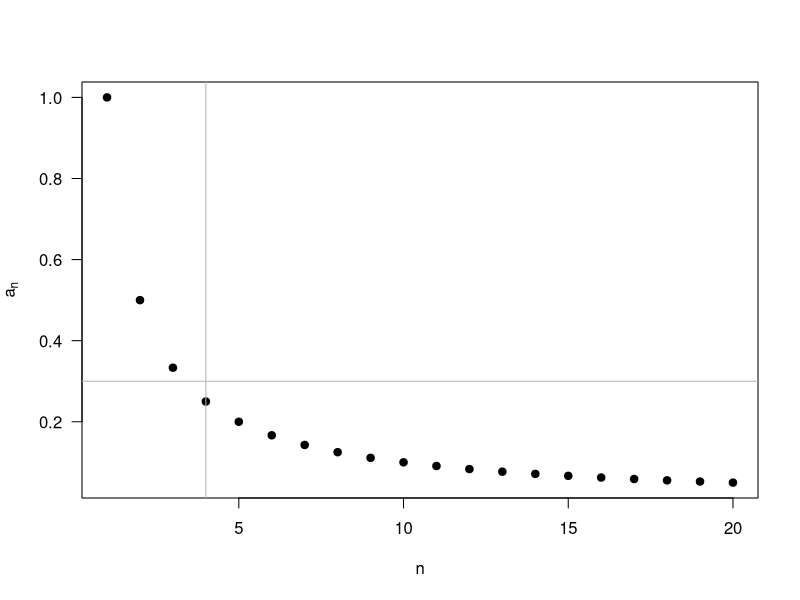
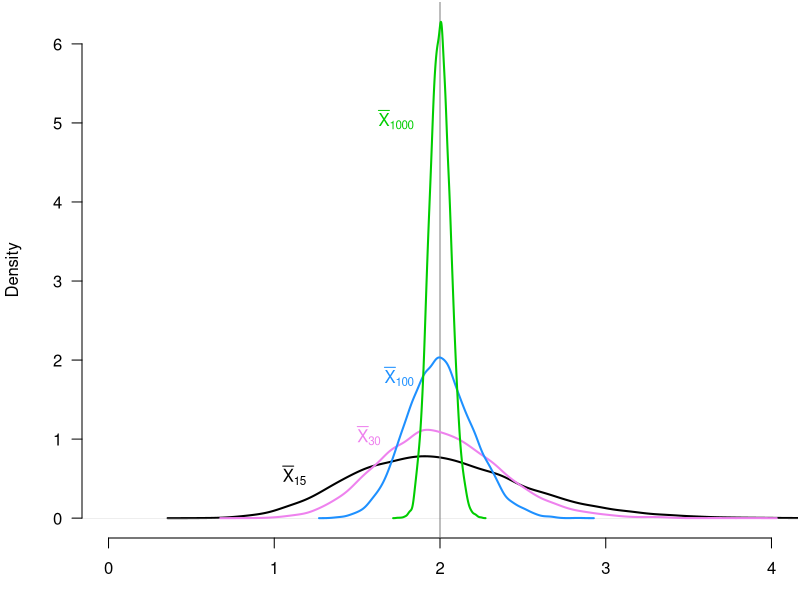
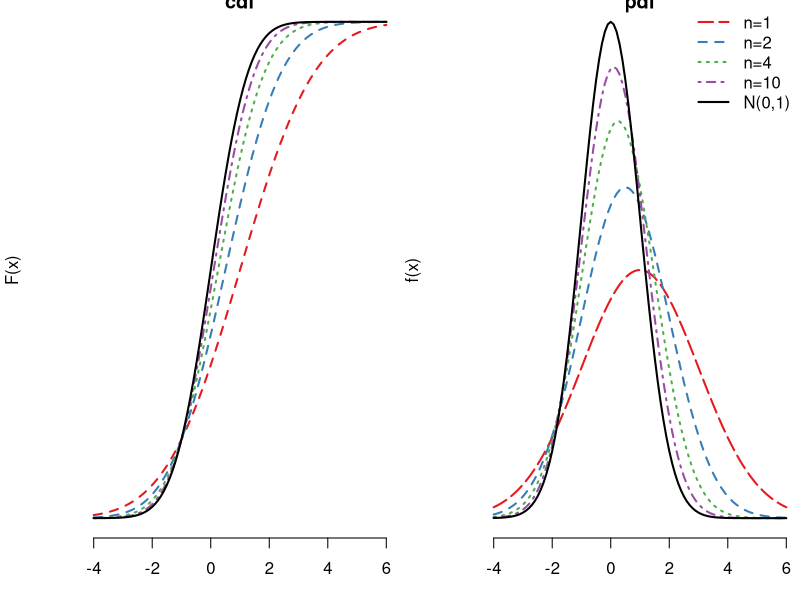
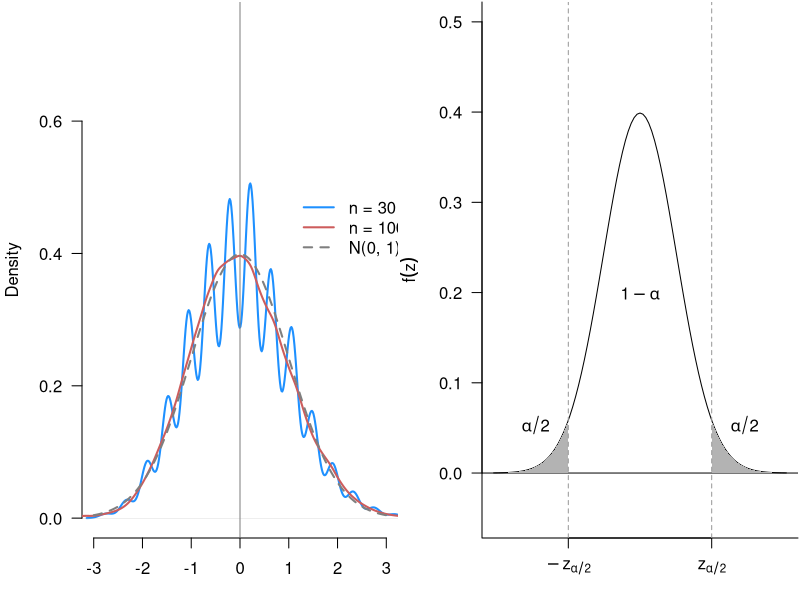
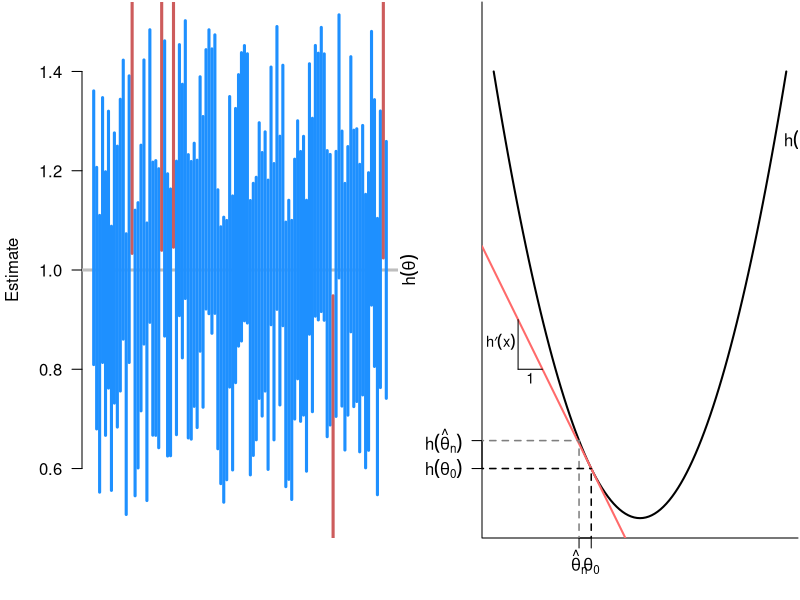

Recreate these plots in R, in order.
## ---- chunk 1
#| label: "sequence"
#| echo: false
plot(x = 1:20, y = 1 / (1:20), las = 1,
     pch = 19, xlab = "n", ylab = expression(a[n]))
abline(h = 0.3, col = "grey70")
abline(v = 4, col = "grey70")
## ---- chunk 2
#| label: "fig-lln-sim"
#| echo: false
#| fig-cap: "Sampling distribution of the sample mean as a function of
#| sample size."
nsims <- 10000
holder <- matrix(NA, nrow = nsims, ncol = 6)
for (i in 1:nsims) {
  s5 <- rexp(n = 5, rate = 0.5)
  s15 <- rexp(n = 15, rate = 0.5)
  s30 <- rexp(n = 30, rate = 0.5)
  s100 <- rexp(n = 100, rate = 0.5)
  s1000 <- rexp(n = 1000, rate = 0.5)
  s10000 <- rexp(n = 10000, rate = 0.5)

  holder[i, 1] <- mean(s5)
  holder[i, 2] <- mean(s15)
  holder[i, 3] <- mean(s30)
  holder[i, 4] <- mean(s100)
  holder[i, 5] <- mean(s1000)
  holder[i, 6] <- mean(s10000)
}
par(las = 1, mar = c(3.1, 4.1, 0.1, 0.1))
plot(
  density(holder[, 2]),
  xlim = c(0, 4),
  bty = "n",
  main = "",
  lwd = 2,
  xlab = "",
  ylim = range(density(holder[, 5])$y)
)
abline(v = 2, col = "grey50")
lines(density(holder[, 3]), col = "violet", lwd = 2)
lines(density(holder[, 4]), col = "dodgerblue", lwd = 2)
lines(density(holder[, 5]), col = "green3", lwd = 2)
text(x = 1.25, y = 0.5, expression(bar(X)[15]), col = "black", pos = 2)
text(x = 1.7, y = 1, expression(bar(X)[30]), col = "violet", pos = 2)
text(x = 1.9, y = 1.75, expression(bar(X)[100]), col = "dodgerblue", pos = 2)
text(x = 1.9, y = 5, expression(bar(X)[1000]), col = "green3", pos = 2)
## ---- chunk 3
#| label: "indist"
#| echo: false
par(mfrow = c(1, 2))
library(RColorBrewer)
cols <- brewer.pal(5, "Set1")
curve(
  pnorm(x, 1, 2),
  ylim = c(0, 1),
  from = -4,
  to = 6,
  bty = "n",
  yaxt = "n",
  ylab = "F(x)",
  main = "cdf",
  col = cols[1],
  lwd = 2,
  lty = 2
)
curve(
  pnorm(x, 0.5, 1.5),
  from = -4, to = 6, add = TRUE, lty = 2, col = cols[2], lwd = 2
)
curve(
  pnorm(x, 0.25, 1.25),
  from = -4, to = 6, add = TRUE, lty = 3, col = cols[3], lwd = 2
)
curve(
  pnorm(x, 0.1, 1.1),
  from = -4, 6, add = TRUE, lty = 4, col = cols[4], lwd = 2
)
curve(
  pnorm(x, 0, 1), from = -4, 6, add = TRUE, lty = 1, col = "black", lwd = 2
)

curve(
  dnorm(x, 1, 2),
  from = -4, to = 6, bty = "n", yaxt = "n", ylab = "f(x)", main = "pdf",
  lwd = 2, col = cols[1], lty = 5, ylim = c(0, dnorm(0))
)
curve(
  dnorm(x, 0.5, 1.5),
  from = -4, to = 6, add = TRUE, lty = 2, lwd = 2, col = cols[2]
)
curve(
  dnorm(x, 0.25, 1.25),
  from = -4, to = 6, add = TRUE, lty = 3, lwd = 2, col = cols[3]
)
curve(
  dnorm(x, 0.1, 1.1),
  from = -4, to = 6, add = TRUE, lty = 4, lwd = 2, col = cols[4]
)
curve(
  dnorm(x, 0, 1), from = -4, to = 6, add = TRUE, lwd = 2, col = "black"
)
legend(
  x = "topright",
  legend = c("n=1", "n=2", "n=4", "n=10", "N(0,1)"),
  col = c(cols[1:4], "black"),
  lty = c(5, 2, 3, 4, 1),
  lwd = 2,
  bty = "n"
)
## ---- chunk 4
#| label: fig-clt
#| echo: false
#| fig-cap: "Sampling distributions of the normalized sample mean at
#| n=30 and n=100."
set.seed(02138)
nsims <- 10000
holder2 <- matrix(NA, nrow = nsims, ncol = 6)
for (i in 1:nsims) {
  s5 <- rbinom(n = 5, size = 1, prob = 0.25)
  s15 <- rbinom(n = 15, size = 1, prob = 0.25)
  s30 <- rbinom(n = 30, size = 1, prob = 0.25)
  s100 <- rbinom(n = 100, size = 1, prob = 0.25)
  s1000 <- rbinom(n = 1000, size = 1, prob = 0.25)
  s10000 <- rbinom(n = 10000, size = 1, prob = 0.25)

  holder2[i, 1] <- mean(s5)
  holder2[i, 2] <- mean(s15)
  holder2[i, 3] <- mean(s30)
  holder2[i, 4] <- mean(s100)
  holder2[i, 5] <- mean(s1000)
  holder2[i, 6] <- mean(s10000)
}

par(las = 1, mar = c(3.1, 4.1, 0.1, 0.1))
plot(
  density((holder2[, 3] - 0.25) * sqrt(16 / 3) * sqrt(30)),
  xlim = c(-3, 3),
  bty = "n",
  main = "",
  lwd = 2,
  xlab = "",
  col = "dodgerblue",
  ylim = c(0, 0.75)
)
lines(
  density((holder2[, 4] - 0.25) * sqrt(16 / 3) * sqrt(100)),
  bty = "n",
  main = "",
  lwd = 2,
  col = "indianred"
)
abline(v = 0, col = "grey50")
legend(
  x = 1,
  y = 0.5,
  legend = c("n = 30", "n = 100", "N(0, 1)"),
  col = c("dodgerblue", "indianred", "grey50"),
  lwd = 2,
  lty = c(1, 1, 2),
  bty = "n"
)
curve(dnorm(x), from = -3, to = 3, add = TRUE, lwd = 2, lty = 2, col = "grey50")
## ---- chunk 5
#| label: fig-std-normal
#| echo: false
#| fig-cap: "Critical values for the standard normal."
curve(
  dnorm(x), from = -4, to = 4, ylim = c(-.05, 0.5), bty = "l", las = 1,
  xlab = "z", ylab = expression(f(z)), xaxt = "n"
)
abline(h = 0)
axis(
  side = 1, at = c(-1.96, 1.96),
  labels = c(expression(-z[alpha / 2]), expression(z[alpha / 2]))
)
polygon(
  c(-4, seq(-4, -1.96, 0.01), -1.96),
  c(0, dnorm(seq(-4, -1.96, 0.01)), 0),
  col = "grey70",
  border = NA
)
polygon(
  c(4, seq(4, 1.96, -0.01), 1.96),
  c(0, dnorm(seq(4, 1.96, -0.01)), 0),
  col = "grey70",
  border = NA
)
abline(v = 1.96, lty = 2, col = "grey60")
abline(v = -1.96, lty = 2, col = "grey60")
text(x = 0, y = dnorm(0) / 2, expression(1 - alpha))
text(x = 2.2, y = 0.05, expression(alpha / 2), pos = 4)
text(x = -2.2, y = 0.05, expression(alpha / 2), pos = 2)
## ---- chunk 6
## alpha = 0.1 for 90% CI
qnorm(0.1 / 2, lower.tail = FALSE)
## ---- chunk 7
#| label: "fig-ci-sim"
#| echo: false
#| fig.cap: "95% confidence intervals from 100 random samples. Intervals are blue if they contain the truth and red if they do not."
set.seed(02143)
sims <- 10000
cover <- rep(0, times = sims)
low_bound <- up_bound <- rep(NA, times = sims)
for (i in 1:sims) {
  draws <- rnorm(500, mean = 1, sd = sqrt(10))
  low_bound[i] <- mean(draws) - sd(draws) / sqrt(500) * 1.96
  up_bound[i] <- mean(draws) + sd(draws) / sqrt(500) * 1.96
  if (low_bound[i] < 1 && up_bound[i] > 1) {
    cover[i] <- 1
  }
}
cols <- ifelse(cover == 1, "dodgerblue", "indianred")
plot(x = NULL, y = NULL, xlim = c(1, 100), ylim = c(0.5, 1.5), bty = "n",
     xlab = "Trial", ylab = "Estimate", xaxt = "n", las = 1)
abline(h = 1, col = "grey", lwd = 3)
segments(x0 = 1:100, y0 = low_bound[1:100], y1 = up_bound[1:100],
         col = cols[1:100], lwd = 3)
## ---- chunk 8
#| label: "fig-delta"
#| echo: false
#| fig-cap: "Linear approximation to nonlinear functions."

curve(
  x ^ 2, from = -3, to = 3, lwd = 2, bty = "l", ylim = c(0, 10),
  xaxt = "n", yaxt = "n", xlab = expression(theta),
  ylab = expression(h(theta))
)
axis(
  side = 1, at = c(-1, -1.25),
  labels = c(expression(theta[0]), expression(hat(theta)[n]))
)
axis(
  side = 2, at = c(1, 1.25^2),
  labels = c(expression(h(theta[0])), expression(h(hat(theta)[n]))), las = 1
)
abline(a = -1, b = -2, col = "indianred1", lwd = 2)
segments(x0 = -1, y0 = -1, y1 = 1, lty = 2, lwd = 1.5)
segments(x0 = -1.25, y0 = -1, y1 = 1.25^2, lty = 2, lwd = 1.5, col = "grey50")
segments(
  x0 = -20, x1 = -1.25, y0 = 1.25 ^ 2, lwd = 1.5, lty = 2, col = "grey50"
)
segments(x0 = -20, x1 = -1, y0 = 1, lwd = 1.5, lty = 2, col = "black")
segments(x0 = -2.5, x1 = -2.5, y0 = 4, y1 = 3)
segments(x0 = -2.5, x1 = -2, y0 = 3, y1 = 3)
text(
  x = -2.5,
  y = 3.5, expression(h * minute * (x)), pos = 2, cex = 0.88,
  offset = 0.1
)
text(x = -2.25, y = 3, "1", pos = 1, cex = 0.88, offset = 0.25)
text(x = 2.75, y = 2.75^2, expression(h()), pos = 4)
